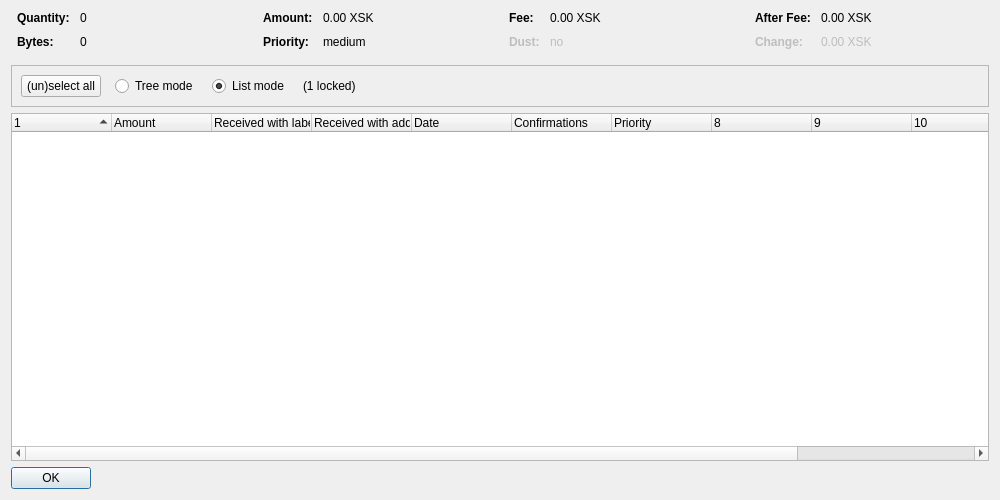
<?xml version="1.0" encoding="UTF-8"?>
<ui version="4.0">
 <class>CoinControlDialog</class>
 <widget class="QDialog" name="CoinControlDialog">
  <property name="geometry">
   <rect>
    <x>0</x>
    <y>0</y>
    <width>1000</width>
    <height>500</height>
   </rect>
  </property>
  <property name="windowTitle">
   <string>Coin Selection</string>
  </property>
  <property name="styleSheet">
   <string notr="true"/>
  </property>
  <layout class="QVBoxLayout" name="verticalLayout">
   <item>
    <layout class="QHBoxLayout" name="horizontalLayoutTop" stretch="0,0,0,0">
     <property name="topMargin">
      <number>0</number>
     </property>
     <property name="bottomMargin">
      <number>10</number>
     </property>
     <item>
      <layout class="QFormLayout" name="formLayoutCoinControl1">
       <property name="horizontalSpacing">
        <number>10</number>
       </property>
       <property name="verticalSpacing">
        <number>10</number>
       </property>
       <property name="leftMargin">
        <number>6</number>
       </property>
       <property name="rightMargin">
        <number>6</number>
       </property>
       <item row="0" column="0">
        <widget class="QLabel" name="labelCoinControlQuantityText">
         <property name="font">
          <font>
           <weight>75</weight>
           <bold>true</bold>
          </font>
         </property>
         <property name="text">
          <string>Quantity:</string>
         </property>
        </widget>
       </item>
       <item row="0" column="1">
        <widget class="QLabel" name="labelCoinControlQuantity">
         <property name="cursor">
          <cursorShape>IBeamCursor</cursorShape>
         </property>
         <property name="contextMenuPolicy">
          <enum>Qt::ActionsContextMenu</enum>
         </property>
         <property name="text">
          <string notr="true">0</string>
         </property>
         <property name="textInteractionFlags">
          <set>Qt::LinksAccessibleByMouse|Qt::TextSelectableByKeyboard|Qt::TextSelectableByMouse</set>
         </property>
        </widget>
       </item>
       <item row="1" column="0">
        <widget class="QLabel" name="labelCoinControlBytesText">
         <property name="font">
          <font>
           <weight>75</weight>
           <bold>true</bold>
          </font>
         </property>
         <property name="text">
          <string>Bytes:</string>
         </property>
        </widget>
       </item>
       <item row="1" column="1">
        <widget class="QLabel" name="labelCoinControlBytes">
         <property name="cursor">
          <cursorShape>IBeamCursor</cursorShape>
         </property>
         <property name="contextMenuPolicy">
          <enum>Qt::ActionsContextMenu</enum>
         </property>
         <property name="text">
          <string notr="true">0</string>
         </property>
         <property name="textInteractionFlags">
          <set>Qt::LinksAccessibleByMouse|Qt::TextSelectableByKeyboard|Qt::TextSelectableByMouse</set>
         </property>
        </widget>
       </item>
      </layout>
     </item>
     <item>
      <layout class="QFormLayout" name="formLayoutCoinControl2">
       <property name="horizontalSpacing">
        <number>10</number>
       </property>
       <property name="verticalSpacing">
        <number>10</number>
       </property>
       <property name="leftMargin">
        <number>6</number>
       </property>
       <property name="rightMargin">
        <number>6</number>
       </property>
       <item row="0" column="0">
        <widget class="QLabel" name="labelCoinControlAmountText">
         <property name="font">
          <font>
           <weight>75</weight>
           <bold>true</bold>
          </font>
         </property>
         <property name="text">
          <string>Amount:</string>
         </property>
        </widget>
       </item>
       <item row="0" column="1">
        <widget class="QLabel" name="labelCoinControlAmount">
         <property name="cursor">
          <cursorShape>IBeamCursor</cursorShape>
         </property>
         <property name="contextMenuPolicy">
          <enum>Qt::ActionsContextMenu</enum>
         </property>
         <property name="text">
          <string notr="true">0.00 XSK</string>
         </property>
         <property name="textInteractionFlags">
          <set>Qt::LinksAccessibleByMouse|Qt::TextSelectableByKeyboard|Qt::TextSelectableByMouse</set>
         </property>
        </widget>
       </item>
       <item row="1" column="0">
        <widget class="QLabel" name="labelCoinControlPriorityText">
         <property name="font">
          <font>
           <weight>75</weight>
           <bold>true</bold>
          </font>
         </property>
         <property name="text">
          <string>Priority:</string>
         </property>
        </widget>
       </item>
       <item row="1" column="1">
        <widget class="QLabel" name="labelCoinControlPriority">
         <property name="cursor">
          <cursorShape>IBeamCursor</cursorShape>
         </property>
         <property name="contextMenuPolicy">
          <enum>Qt::ActionsContextMenu</enum>
         </property>
         <property name="text">
          <string notr="true">medium</string>
         </property>
         <property name="textInteractionFlags">
          <set>Qt::LinksAccessibleByMouse|Qt::TextSelectableByKeyboard|Qt::TextSelectableByMouse</set>
         </property>
        </widget>
       </item>
      </layout>
     </item>
     <item>
      <layout class="QFormLayout" name="formLayoutCoinControl3">
       <property name="horizontalSpacing">
        <number>10</number>
       </property>
       <property name="verticalSpacing">
        <number>10</number>
       </property>
       <property name="leftMargin">
        <number>6</number>
       </property>
       <property name="rightMargin">
        <number>6</number>
       </property>
       <item row="0" column="0">
        <widget class="QLabel" name="labelCoinControlFeeText">
         <property name="font">
          <font>
           <weight>75</weight>
           <bold>true</bold>
          </font>
         </property>
         <property name="text">
          <string>Fee:</string>
         </property>
        </widget>
       </item>
       <item row="0" column="1">
        <widget class="QLabel" name="labelCoinControlFee">
         <property name="cursor">
          <cursorShape>IBeamCursor</cursorShape>
         </property>
         <property name="contextMenuPolicy">
          <enum>Qt::ActionsContextMenu</enum>
         </property>
         <property name="text">
          <string notr="true">0.00 XSK</string>
         </property>
         <property name="textInteractionFlags">
          <set>Qt::LinksAccessibleByMouse|Qt::TextSelectableByKeyboard|Qt::TextSelectableByMouse</set>
         </property>
        </widget>
       </item>
       <item row="1" column="0">
        <widget class="QLabel" name="labelCoinControlLowOutputText">
         <property name="enabled">
          <bool>false</bool>
         </property>
         <property name="font">
          <font>
           <weight>75</weight>
           <bold>true</bold>
          </font>
         </property>
         <property name="text">
          <string>Dust:</string>
         </property>
        </widget>
       </item>
       <item row="1" column="1">
        <widget class="QLabel" name="labelCoinControlLowOutput">
         <property name="enabled">
          <bool>false</bool>
         </property>
         <property name="cursor">
          <cursorShape>IBeamCursor</cursorShape>
         </property>
         <property name="contextMenuPolicy">
          <enum>Qt::ActionsContextMenu</enum>
         </property>
         <property name="text">
          <string notr="true">no</string>
         </property>
         <property name="textInteractionFlags">
          <set>Qt::LinksAccessibleByMouse|Qt::TextSelectableByKeyboard|Qt::TextSelectableByMouse</set>
         </property>
        </widget>
       </item>
      </layout>
     </item>
     <item>
      <layout class="QFormLayout" name="formLayoutCoinControl4">
       <property name="horizontalSpacing">
        <number>10</number>
       </property>
       <property name="verticalSpacing">
        <number>10</number>
       </property>
       <property name="leftMargin">
        <number>6</number>
       </property>
       <property name="rightMargin">
        <number>6</number>
       </property>
       <item row="0" column="0">
        <widget class="QLabel" name="labelCoinControlAfterFeeText">
         <property name="font">
          <font>
           <weight>75</weight>
           <bold>true</bold>
          </font>
         </property>
         <property name="text">
          <string>After Fee:</string>
         </property>
        </widget>
       </item>
       <item row="0" column="1">
        <widget class="QLabel" name="labelCoinControlAfterFee">
         <property name="cursor">
          <cursorShape>IBeamCursor</cursorShape>
         </property>
         <property name="contextMenuPolicy">
          <enum>Qt::ActionsContextMenu</enum>
         </property>
         <property name="text">
          <string notr="true">0.00 XSK</string>
         </property>
         <property name="textInteractionFlags">
          <set>Qt::LinksAccessibleByMouse|Qt::TextSelectableByKeyboard|Qt::TextSelectableByMouse</set>
         </property>
        </widget>
       </item>
       <item row="1" column="0">
        <widget class="QLabel" name="labelCoinControlChangeText">
         <property name="enabled">
          <bool>false</bool>
         </property>
         <property name="font">
          <font>
           <weight>75</weight>
           <bold>true</bold>
          </font>
         </property>
         <property name="text">
          <string>Change:</string>
         </property>
        </widget>
       </item>
       <item row="1" column="1">
        <widget class="QLabel" name="labelCoinControlChange">
         <property name="enabled">
          <bool>false</bool>
         </property>
         <property name="cursor">
          <cursorShape>IBeamCursor</cursorShape>
         </property>
         <property name="contextMenuPolicy">
          <enum>Qt::ActionsContextMenu</enum>
         </property>
         <property name="text">
          <string notr="true">0.00 XSK</string>
         </property>
         <property name="textInteractionFlags">
          <set>Qt::LinksAccessibleByMouse|Qt::TextSelectableByKeyboard|Qt::TextSelectableByMouse</set>
         </property>
        </widget>
       </item>
      </layout>
     </item>
    </layout>
   </item>
   <item>
    <widget class="QFrame" name="frame">
     <property name="minimumSize">
      <size>
       <width>0</width>
       <height>40</height>
      </size>
     </property>
     <property name="frameShape">
      <enum>QFrame::StyledPanel</enum>
     </property>
     <property name="frameShadow">
      <enum>QFrame::Sunken</enum>
     </property>
     <layout class="QHBoxLayout" name="horizontalLayout">
      <item>
       <layout class="QHBoxLayout" name="horizontalLayoutPanel" stretch="0,0,0,0,0">
        <property name="spacing">
         <number>14</number>
        </property>
        <item>
         <widget class="QPushButton" name="pushButtonSelectAll">
          <property name="sizePolicy">
           <sizepolicy hsizetype="Maximum" vsizetype="Fixed">
            <horstretch>0</horstretch>
            <verstretch>0</verstretch>
           </sizepolicy>
          </property>
          <property name="styleSheet">
           <string notr="true"/>
          </property>
          <property name="text">
           <string>(un)select all</string>
          </property>
          <property name="autoDefault">
           <bool>false</bool>
          </property>
         </widget>
        </item>
        <item>
         <widget class="QRadioButton" name="radioTreeMode">
          <property name="sizePolicy">
           <sizepolicy hsizetype="Maximum" vsizetype="Fixed">
            <horstretch>0</horstretch>
            <verstretch>0</verstretch>
           </sizepolicy>
          </property>
          <property name="text">
           <string>Tree mode</string>
          </property>
         </widget>
        </item>
        <item>
         <widget class="QRadioButton" name="radioListMode">
          <property name="sizePolicy">
           <sizepolicy hsizetype="Maximum" vsizetype="Fixed">
            <horstretch>0</horstretch>
            <verstretch>0</verstretch>
           </sizepolicy>
          </property>
          <property name="text">
           <string>List mode</string>
          </property>
          <property name="checked">
           <bool>true</bool>
          </property>
         </widget>
        </item>
        <item>
         <widget class="QLabel" name="labelLocked">
          <property name="text">
           <string notr="true">(1 locked)</string>
          </property>
         </widget>
        </item>
        <item>
         <spacer name="horizontalSpacer">
          <property name="orientation">
           <enum>Qt::Horizontal</enum>
          </property>
          <property name="sizeHint" stdset="0">
           <size>
            <width>40</width>
            <height>20</height>
           </size>
          </property>
         </spacer>
        </item>
       </layout>
      </item>
     </layout>
    </widget>
   </item>
   <item>
    <widget class="CoinControlTreeWidget" name="treeWidget">
     <property name="contextMenuPolicy">
      <enum>Qt::CustomContextMenu</enum>
     </property>
     <property name="styleSheet">
      <string notr="true"/>
     </property>
     <property name="sortingEnabled">
      <bool>false</bool>
     </property>
     <property name="columnCount">
      <number>12</number>
     </property>
     <attribute name="headerShowSortIndicator" stdset="0">
      <bool>true</bool>
     </attribute>
     <attribute name="headerStretchLastSection">
      <bool>false</bool>
     </attribute>
     <column>
      <property name="text">
       <string/>
      </property>
     </column>
     <column>
      <property name="text">
       <string>Amount</string>
      </property>
     </column>
     <column>
      <property name="text">
       <string>Received with label</string>
      </property>
     </column>
     <column>
      <property name="text">
       <string>Received with address</string>
      </property>
     </column>
     <column>
      <property name="text">
       <string>Date</string>
      </property>
     </column>
     <column>
      <property name="text">
       <string>Confirmations</string>
      </property>
      <property name="toolTip">
       <string>Confirmed</string>
      </property>
     </column>
     <column>
      <property name="text">
       <string>Priority</string>
      </property>
     </column>
     <column>
      <property name="text">
       <string/>
      </property>
     </column>
     <column>
      <property name="text">
       <string/>
      </property>
     </column>
     <column>
      <property name="text">
       <string/>
      </property>
     </column>
     <column>
      <property name="text">
       <string/>
      </property>
     </column>
     <column>
      <property name="text">
       <string/>
      </property>
     </column>
    </widget>
   </item>
   <item>
    <widget class="QDialogButtonBox" name="buttonBox">
     <property name="sizePolicy">
      <sizepolicy hsizetype="Maximum" vsizetype="Fixed">
       <horstretch>0</horstretch>
       <verstretch>0</verstretch>
      </sizepolicy>
     </property>
     <property name="styleSheet">
      <string notr="true"/>
     </property>
     <property name="orientation">
      <enum>Qt::Horizontal</enum>
     </property>
     <property name="standardButtons">
      <set>QDialogButtonBox::Ok</set>
     </property>
    </widget>
   </item>
  </layout>
 </widget>
 <customwidgets>
  <customwidget>
   <class>CoinControlTreeWidget</class>
   <extends>QTreeWidget</extends>
   <header>coincontroltreewidget.h</header>
  </customwidget>
 </customwidgets>
 <resources/>
 <connections/>
</ui>
